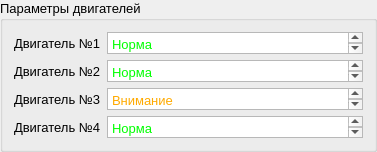
                <widget class="QGroupBox" name="groupBox_12">
                 <property name="font">
                  <font>
                   <pointsize>10</pointsize>
                  </font>
                 </property>
                 <property name="title">
                  <string>Параметры двигателей</string>
                 </property>
                 <layout class="QVBoxLayout" name="verticalLayout_9">
                  <item>
                   <layout class="QHBoxLayout" name="horizontalLayout_13">
                    <item>
                     <widget class="QLabel" name="label_5">
                      <property name="text">
                       <string>Двигатель №1</string>
                      </property>
                     </widget>
                    </item>
                    <item>
                     <widget class="QTextEdit" name="textEdit_6">
                      <property name="maximumSize">
                       <size>
                        <width>16777215</width>
                        <height>22</height>
                       </size>
                      </property>
                      <property name="font">
                       <font>
                        <pointsize>11</pointsize>
                        <italic>false</italic>
                        <bold>true</bold>
                       </font>
                      </property>
                      <property name="html">
                       <string>&lt;!DOCTYPE HTML PUBLIC &quot;-//W3C//DTD HTML 4.0//EN&quot; &quot;http://www.w3.org/TR/REC-html40/strict.dtd&quot;&gt;
&lt;html&gt;&lt;head&gt;&lt;meta name=&quot;qrichtext&quot; content=&quot;1&quot; /&gt;&lt;meta charset=&quot;utf-8&quot; /&gt;&lt;style type=&quot;text/css&quot;&gt;
p, li { white-space: pre-wrap; }
hr { height: 1px; border-width: 0; }
li.unchecked::marker { content: &quot;\2610&quot;; }
li.checked::marker { content: &quot;\2612&quot;; }
&lt;/style&gt;&lt;/head&gt;&lt;body style=&quot; font-family:'Segoe UI'; font-size:11pt; font-weight:700; font-style:normal;&quot;&gt;
&lt;p style=&quot; margin-top:0px; margin-bottom:0px; margin-left:0px; margin-right:0px; -qt-block-indent:0; text-indent:0px;&quot;&gt;&lt;span style=&quot; font-size:10pt; font-weight:400; color:#00ff00;&quot;&gt;Норма&lt;/span&gt;&lt;/p&gt;&lt;/body&gt;&lt;/html&gt;</string>
                      </property>
                     </widget>
                    </item>
                   </layout>
                  </item>
                  <item>
                   <layout class="QHBoxLayout" name="horizontalLayout_14">
                    <item>
                     <widget class="QLabel" name="label_6">
                      <property name="text">
                       <string>Двигатель №2</string>
                      </property>
                     </widget>
                    </item>
                    <item>
                     <widget class="QTextEdit" name="textEdit_7">
                      <property name="maximumSize">
                       <size>
                        <width>16777215</width>
                        <height>22</height>
                       </size>
                      </property>
                      <property name="font">
                       <font>
                        <pointsize>11</pointsize>
                        <italic>false</italic>
                        <bold>true</bold>
                       </font>
                      </property>
                      <property name="html">
                       <string>&lt;!DOCTYPE HTML PUBLIC &quot;-//W3C//DTD HTML 4.0//EN&quot; &quot;http://www.w3.org/TR/REC-html40/strict.dtd&quot;&gt;
&lt;html&gt;&lt;head&gt;&lt;meta name=&quot;qrichtext&quot; content=&quot;1&quot; /&gt;&lt;meta charset=&quot;utf-8&quot; /&gt;&lt;style type=&quot;text/css&quot;&gt;
p, li { white-space: pre-wrap; }
hr { height: 1px; border-width: 0; }
li.unchecked::marker { content: &quot;\2610&quot;; }
li.checked::marker { content: &quot;\2612&quot;; }
&lt;/style&gt;&lt;/head&gt;&lt;body style=&quot; font-family:'Segoe UI'; font-size:11pt; font-weight:700; font-style:normal;&quot;&gt;
&lt;p style=&quot; margin-top:0px; margin-bottom:0px; margin-left:0px; margin-right:0px; -qt-block-indent:0; text-indent:0px;&quot;&gt;&lt;span style=&quot; font-size:10pt; font-weight:400; color:#00ff00;&quot;&gt;Норма&lt;/span&gt;&lt;/p&gt;&lt;/body&gt;&lt;/html&gt;</string>
                      </property>
                     </widget>
                    </item>
                   </layout>
                  </item>
                  <item>
                   <layout class="QHBoxLayout" name="horizontalLayout_15">
                    <item>
                     <widget class="QLabel" name="label_7">
                      <property name="text">
                       <string>Двигатель №3</string>
                      </property>
                     </widget>
                    </item>
                    <item>
                     <widget class="QTextEdit" name="textEdit_8">
                      <property name="maximumSize">
                       <size>
                        <width>16777215</width>
                        <height>22</height>
                       </size>
                      </property>
                      <property name="font">
                       <font>
                        <pointsize>11</pointsize>
                        <italic>false</italic>
                        <bold>true</bold>
                       </font>
                      </property>
                      <property name="html">
                       <string>&lt;!DOCTYPE HTML PUBLIC &quot;-//W3C//DTD HTML 4.0//EN&quot; &quot;http://www.w3.org/TR/REC-html40/strict.dtd&quot;&gt;
&lt;html&gt;&lt;head&gt;&lt;meta name=&quot;qrichtext&quot; content=&quot;1&quot; /&gt;&lt;meta charset=&quot;utf-8&quot; /&gt;&lt;style type=&quot;text/css&quot;&gt;
p, li { white-space: pre-wrap; }
hr { height: 1px; border-width: 0; }
li.unchecked::marker { content: &quot;\2610&quot;; }
li.checked::marker { content: &quot;\2612&quot;; }
&lt;/style&gt;&lt;/head&gt;&lt;body style=&quot; font-family:'Segoe UI'; font-size:11pt; font-weight:700; font-style:normal;&quot;&gt;
&lt;p style=&quot; margin-top:0px; margin-bottom:0px; margin-left:0px; margin-right:0px; -qt-block-indent:0; text-indent:0px;&quot;&gt;&lt;span style=&quot; font-size:10pt; font-weight:400; color:#ffaa00;&quot;&gt;Внимание&lt;/span&gt;&lt;/p&gt;&lt;/body&gt;&lt;/html&gt;</string>
                      </property>
                     </widget>
                    </item>
                   </layout>
                  </item>
                  <item>
                   <layout class="QHBoxLayout" name="horizontalLayout_16">
                    <item>
                     <widget class="QLabel" name="label_8">
                      <property name="text">
                       <string>Двигатель №4</string>
                      </property>
                     </widget>
                    </item>
                    <item>
                     <widget class="QTextEdit" name="textEdit_9">
                      <property name="maximumSize">
                       <size>
                        <width>16777215</width>
                        <height>22</height>
                       </size>
                      </property>
                      <property name="font">
                       <font>
                        <pointsize>11</pointsize>
                        <italic>false</italic>
                        <bold>true</bold>
                       </font>
                      </property>
                      <property name="html">
                       <string>&lt;!DOCTYPE HTML PUBLIC &quot;-//W3C//DTD HTML 4.0//EN&quot; &quot;http://www.w3.org/TR/REC-html40/strict.dtd&quot;&gt;
&lt;html&gt;&lt;head&gt;&lt;meta name=&quot;qrichtext&quot; content=&quot;1&quot; /&gt;&lt;meta charset=&quot;utf-8&quot; /&gt;&lt;style type=&quot;text/css&quot;&gt;
p, li { white-space: pre-wrap; }
hr { height: 1px; border-width: 0; }
li.unchecked::marker { content: &quot;\2610&quot;; }
li.checked::marker { content: &quot;\2612&quot;; }
&lt;/style&gt;&lt;/head&gt;&lt;body style=&quot; font-family:'Segoe UI'; font-size:11pt; font-weight:700; font-style:normal;&quot;&gt;
&lt;p style=&quot; margin-top:0px; margin-bottom:0px; margin-left:0px; margin-right:0px; -qt-block-indent:0; text-indent:0px;&quot;&gt;&lt;span style=&quot; font-size:10pt; font-weight:400; color:#00ff00;&quot;&gt;Норма&lt;/span&gt;&lt;/p&gt;&lt;/body&gt;&lt;/html&gt;</string>
                      </property>
                     </widget>
                    </item>
                   </layout>
                  </item>
                 </layout>
                </widget>
